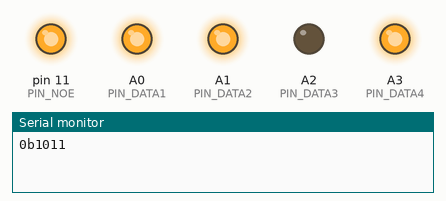
This sketch was run on a simulated Arduino Uno, built with avr-gcc and run on an emulated ATmega328P. Shown: output pins drawn as LEDs (lit = HIGH), the last lines printed to the serial monitor. Pins used as bus, display or sensor lines are not drawn.

Above: at 2.5 s.
At 17.5 s:
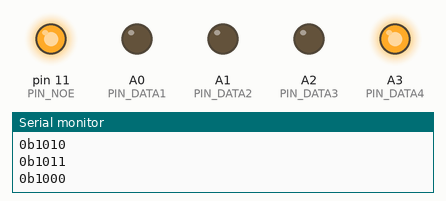
At 22.5 s:
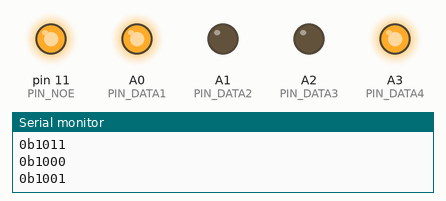
At 37.5 s:
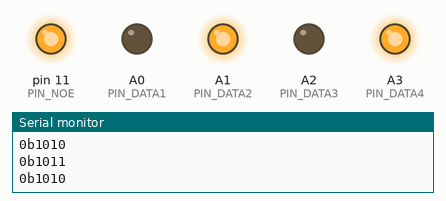
Timing chart, 0 to 46.0 s (numbered marks = the images above):
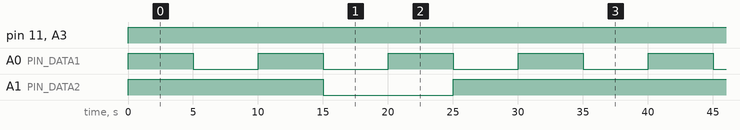

Measured:
- by itself, pin 11 (PIN_NOE), A3 (PIN_DATA4): LOW → HIGH at 0.00 s
- by itself, A0 (PIN_DATA1): alternates HIGH for 5.0 s and LOW for 5.0 s
- by itself, A1 (PIN_DATA2): repeats every 40.0 s: LOW 10.0 s, HIGH 30.0 s

The sketch:

001-simpletest.ino
```cpp
#define PIN_DATA1 A0
#define PIN_DATA2 A1
#define PIN_DATA3 A2
#define PIN_DATA4 A3

#define PIN_NOE 11
#define PIN_LATCH 10 // sometimes called strobe pin
#define PIN_CLK 9

#define SEGMENTS_PER_PANEL 4

#define DEBUG


void fourChannelShiftOut(uint16_t data1, uint16_t data2, uint16_t data3, uint16_t data4)
{
    uint16_t mask = 0x8000;

	for (uint16_t i = 15; i >=3 ; i--)  {
        PORTC = (PORTC & 0xf0) |  (data1 & mask) >> i | (data2 & mask) >> (i-1) | (data3 & mask) >> (i-2) | (data4 & mask) >> (i-3);
        mask = mask >> 1;
		digitalWrite(PIN_CLK, HIGH);
		digitalWrite(PIN_CLK, LOW);
        #ifdef DEBUG
        Serial.print("0b");
        Serial.println(PORTC, BIN);
        delay(5000);
        #endif
	}

    PORTC = (PORTC & 0xf0) |  (data1 & mask) >> 2 | (data2 & mask) >> 1 | (data3 & mask) | (data4 & mask) << 1;
  	digitalWrite(PIN_CLK, HIGH);
	digitalWrite(PIN_CLK, LOW);
    #ifdef DEBUG
          Serial.print("0b");
        Serial.println(PORTC, BIN);
        delay(5000);
    #endif
    mask = mask >> 1;
    PORTC = (PORTC & 0xf0) |  (data1 & mask) >> 1 | (data2 & mask)  | (data3 & mask) << 1 | (data4 & mask) << 2;
    digitalWrite(PIN_CLK, HIGH);
	digitalWrite(PIN_CLK, LOW);
    #ifdef DEBUG
          Serial.print("0b");
        Serial.println(PORTC, BIN);
        delay(5000);
    #endif
    mask = mask >> 1;
    PORTC = (PORTC & 0xf0) | (data1 & mask) | (data2 & mask) << 1 | (data3 & mask) << 2 | (data4 & mask) << 3;
  	digitalWrite(PIN_CLK, HIGH);
	digitalWrite(PIN_CLK, LOW);
    #ifdef DEBUG
          Serial.print("0b");
        Serial.println(PORTC, BIN);
        delay(5000);
    #endif
}


void setup()
{
  Serial.begin(9600);

  //sets analog pins(A0-A3) as output
  DDRC |= 0x0f;

  pinMode(PIN_CLK, OUTPUT);
  pinMode(PIN_LATCH, OUTPUT);
  //pinMode(PIN_NOE, OUTPUT);

  analogWrite(PIN_NOE, 255);


  uint16_t data1 = 0b1010101010101010;
  uint16_t data2 = 0b1110011111100111;
  uint16_t data3 = 0b0000000000000000;
  uint16_t data4 = 0b1111111111111111;

  for (int i=0; i < SEGMENTS_PER_PANEL; i++) {
    fourChannelShiftOut(data1, data2, data3, data4);
  }

  digitalWrite(PIN_LATCH, HIGH);
  digitalWrite(PIN_LATCH, LOW);
  analogWrite(PIN_NOE, 255/2);


}

void loop()
{

}
```
